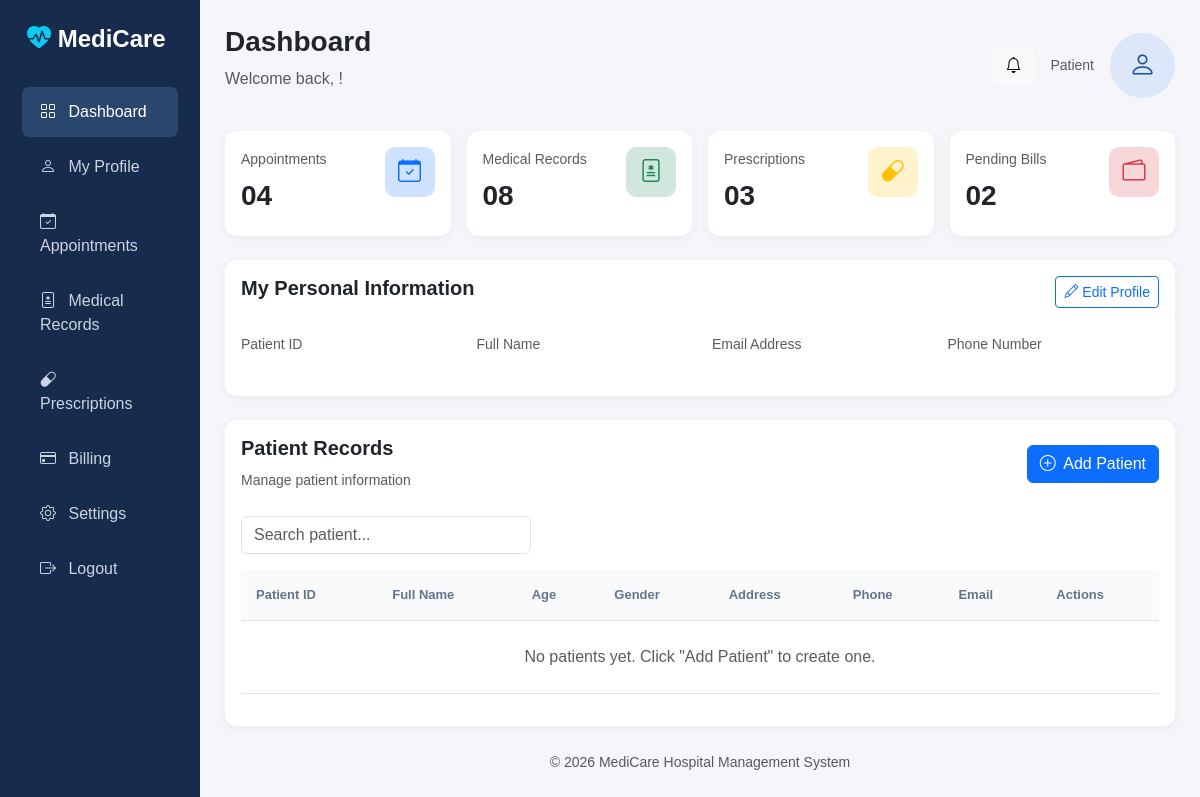
/patient/dashboard/, run on an earlier commit of the app's database.
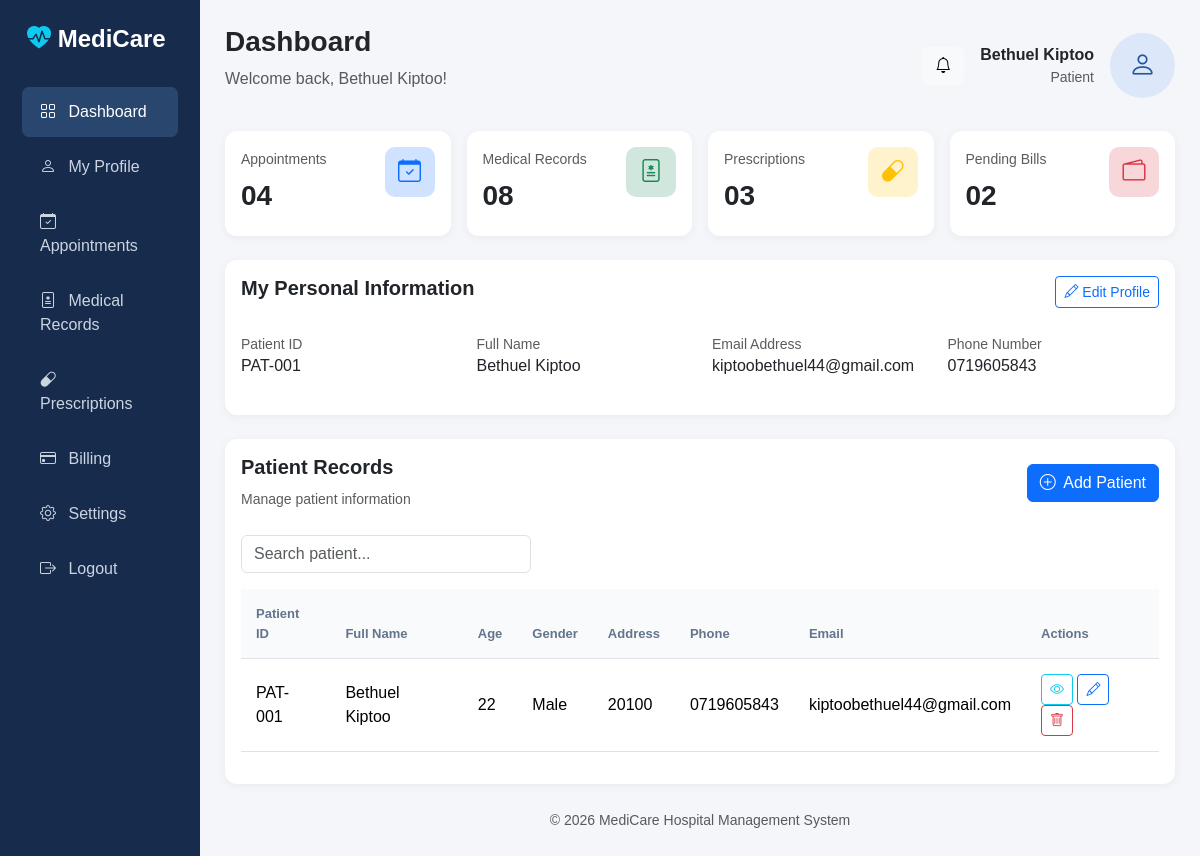
And on a later commit of the database.
### patient/models.py (models this page shows, shortened)
class Patient(models.Model):
    GENDER_CHOICES = [
        ('Male', 'Male'),
        ('Female', 'Female'),
        ('Other', 'Other'),
    ]
    patient_id   = models.CharField(max_length=10, unique=True, editable=False)
    name         = models.CharField(max_length=100)
    age          = models.IntegerField()
    gender       = models.CharField(max_length=10, choices=GENDER_CHOICES)
    address      = models.TextField()
    phone_number = models.CharField(max_length=15)
    email        = models.EmailField(unique=True)
    created_at   = models.DateTimeField(auto_now_add=True)

### patient/views.py (the view)
# urls.py: path('dashboard/', views.dashboard, name='dashboard'),
def dashboard(request):
    patients = Patient.objects.all().order_by('-id')
    form = PatientForm()
    return render(request, 'dashboard.html', {
        'patients': patients,
        'form': form,
        'p': patients[0] if patients else None
    })

### patient/templates/dashboard.html (shortened to what the changed rows need)
<!DOCTYPE html>
<html lang="en">
<head>
    <link href="https://cdn.jsdelivr.net/npm/bootstrap@5.3.3/dist/css/bootstrap.min.css" rel="stylesheet">
    <link href="https://cdn.jsdelivr.net/npm/bootstrap-icons@1.11.3/font/bootstrap-icons.css" rel="stylesheet">
</head>
<body>
<div class="container-fluid">
    <div class="row">
        <div class="col-md-10 main-content">
            <div class="d-flex justify-content-between align-items-center mb-4">
                <div>
                    <h3 class="fw-bold">Dashboard</h3>
                    <p class="text-muted">Welcome back, {{ p.name }}!</p>
                </div>
                <div class="d-flex align-items-center gap-3">
                    <div class="text-end">
                        <strong>{{ p.name }}</strong>
                        <small class="d-block text-muted">Patient</small>
                    </div>
                </div>
            </div>
            <div class="card profile-card mb-4">
                <div class="card-body">
                    <div class="row">
                        <div class="col-md-3 mb-3">
                            <small class="text-muted">Patient ID</small>
                            <h6>{{ p.patient_id }}</h6>
                        </div>
                        <div class="col-md-3 mb-3">
                            <small class="text-muted">Full Name</small>
                            <h6>{{ p.name }}</h6>
                        </div>
                        <div class="col-md-3 mb-3">
                            <small class="text-muted">Email Address</small>
                            <h6>{{ p.email }}</h6>
                        </div>
                        <div class="col-md-3 mb-3">
                            <small class="text-muted">Phone Number</small>
                            <h6>{{ p.phone_number }}</h6>
                        </div>
                    </div>
                </div>
            </div>
            <div class="card table-card">
                <div class="card-body">
                    <div class="table-responsive">
                        <table class="table table-hover" id="patientTable">
                            <thead>
                                <tr>
                                    <th>Patient ID</th>
                                    <th>Full Name</th>
                                    <th>Age</th>
                                    <th>Gender</th>
                                    <th>Address</th>
                                    <th>Phone</th>
                                    <th>Email</th>
                                    <th>Actions</th>
                                </tr>
                            </thead>
                            <tbody id="patientTableBody">
                                {% for p in patients %}
                                <tr>
                                    <td>{{ p.patient_id }}</td>
                                    <td>{{ p.name }}</td>
                                    <td>{{ p.age }}</td>
                                    <td>{{ p.get_gender_display }}</td>
                                    <td>{{ p.address|truncatechars:30 }}</td>
                                    <td>{{ p.phone_number }}</td>
                                    <td>{{ p.email }}</td>
                                    <td>
                                        <button type="button" class="btn btn-sm btn-outline-info"><i class="bi bi-eye"></i></button>
                                        <button type="button"
                                                class="btn btn-sm btn-outline-primary btn-edit"
                                                data-id="{{ p.pk }}"
                                                data-patient_id="{{ p.patient_id }}"
                                                data-name="{{ p.name }}"
                                                data-age="{{ p.age }}"
                                                data-gender="{{ p.gender }}"
                                                data-address="{{ p.address }}"
                                                data-phone="{{ p.phone_number }}"
                                                data-email="{{ p.email }}"
                                                title="Edit">
                                            <i class="bi bi-pencil"></i>
                                        </button>
                                        <button type="button"
                                                class="btn btn-sm btn-outline-danger btn-delete"
                                                data-id="{{ p.pk }}"
                                                data-name="{{ p.name }}"
                                                title="Delete">
                                            <i class="bi bi-trash"></i>
                                        </button>
                                    </td>
                                </tr>
                                {% empty %}
                                <tr id="emptyRow">
                                    <td colspan="8" class="text-center text-muted py-4">
                                        No patients yet. Click "Add Patient" to create one.
                                    </td>
                                </tr>
                                {% endfor %}
                            </tbody>
                        </table>
                    </div>
                </div>
            </div>
        </div>
    </div>
</div>
</body>
</html>

What changed in the data, as far as the page shows it:
added Patient: name "Bethuel Kiptoo", patient_id "PAT-001", email "kiptoobethuel44@gmail.com", phone_number "0719605843", age "22", gender "Male", address "20100"
Also different on the page:
text no longer shown: "No patients yet. Click \"Add Patient\" to create one."
